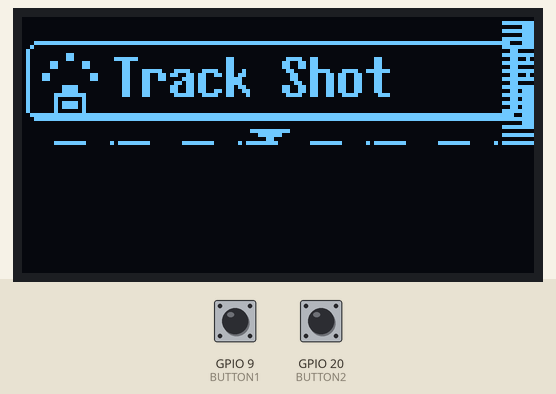
Recording of a sketch running on a simulated ESP32-S3. On the bench: 128×64 one-colour display. The test bench sets the inputs (shaded band); at power-on: GPIO 9 (BUTTON1) HIGH, GPIO 20 (BUTTON2) HIGH.

Above: at 1.2 s.
1.3 s: GPIO 9 (BUTTON1) pulled LOW for 3.2 s
At 4.2 s:
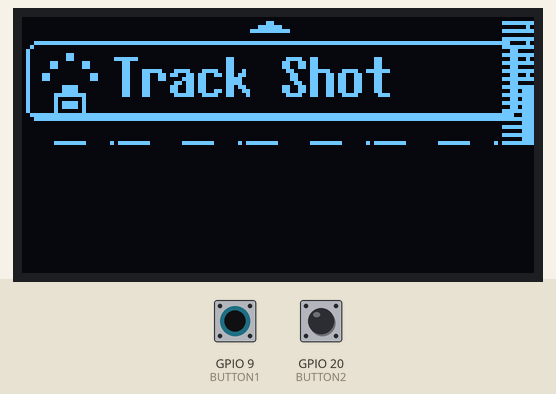
6.0 s: GPIO 20 (BUTTON2) pulled LOW for 1 s
At 8.2 s:
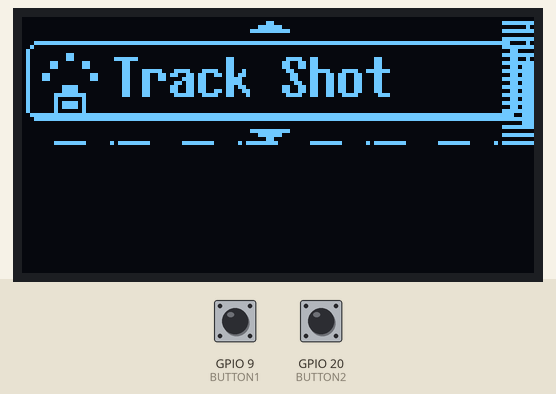
8.5 s: GPIO 9 (BUTTON1) pulled LOW for 1 s
At 8.68 s:
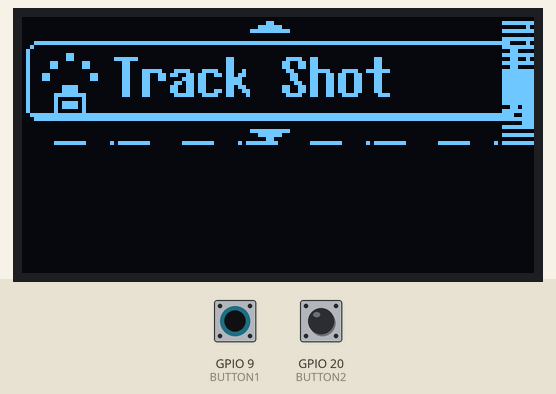
11.0 s: GPIO 20 (BUTTON2) pulled LOW for 0.15 s
At 11.1 s:
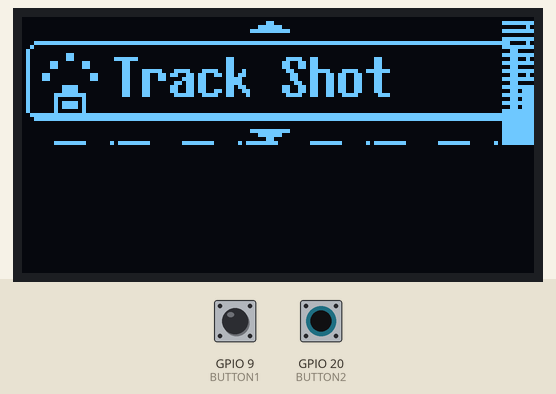
Timing chart, 0 to 13.6 s (numbered marks = the images above; inputs shaded):
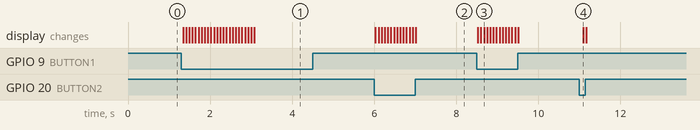

The sketch:

oled_ui_test.ino
```cpp
/*
 * ESP32 SSD1306 128x32 OLED using the modern U8g2 library
 *
 * Description: This is the recommended way to display a bitmap on an ESP32.
 *              It uses the U8g2 library, which is the successor to U8glib.

 */

// Core Arduino and the modern U8g2 library
#include <Arduino.h>
#include <U8g2lib.h>
#include <Wire.h>

// --- Pin Definitions ---
#define SDA 10
#define SCL 4

#define BUTTON1 9   // Down
#define BUTTON2 20  // Up
#define BUTTON3 2   // Select / Back (Hold)

// --- U8g2 Display Object Instantiation ---
// This is the correct constructor for an SSD1306 128x64 display using
// hardware I2C on the ESP32.
// U8G2_R0: No rotation
// U8X8_PIN_NONE: No reset pin is being used
// SCL, SDA: Your I2C pins
U8G2_SSD1306_128X64_NONAME_F_HW_I2C u8g2(U8G2_R0, /* reset=*/ U8X8_PIN_NONE, /* clock=*/ SCL, /* data=*/ SDA);


// --- BITMAP DATA (This format is compatible with U8g2) ---

// --- UI Elements ---
// 'item_outline', 128x32px
const unsigned char epd_bitmap_item_outline [] PROGMEM = {
	0x00, 0x00, 0x00, 0x00, 0x00, 0x00, 0x00, 0x00, 0x00, 0x00, 0x00, 0x00, 0x00, 0x00, 0x00, 0x00,
	0x00, 0x00, 0x00, 0x00, 0x00, 0x00, 0x00, 0x00, 0x00, 0x00, 0x00, 0x00, 0x00, 0x00, 0x00, 0x00,
	0x00, 0x00, 0x00, 0x00, 0x00, 0x00, 0x00, 0x00, 0x00, 0x00, 0x00, 0x00, 0x00, 0x00, 0x00, 0x00,
	0x00, 0x00, 0x00, 0x00, 0x00, 0x00, 0x00, 0x00, 0x00, 0x00, 0x00, 0x00, 0x00, 0x00, 0x00, 0x00,
	0x00, 0x00, 0x00, 0x00, 0x00, 0x00, 0x00, 0x00, 0x00, 0x00, 0x00, 0x00, 0x00, 0x00, 0x00, 0x00,
	0x00, 0x00, 0x00, 0x00, 0x00, 0x00, 0x00, 0x00, 0x00, 0x00, 0x00, 0x00, 0x00, 0x00, 0x00, 0x00,
	0xf8, 0xff, 0xff, 0xff, 0xff, 0xff, 0xff, 0xff, 0xff, 0xff, 0xff, 0xff, 0xff, 0xff, 0xff, 0x03,
	0x04, 0x00, 0x00, 0x00, 0x00, 0x00, 0x00, 0x00, 0x00, 0x00, 0x00, 0x00, 0x00, 0x00, 0x00, 0x04,
	0x02, 0x00, 0x00, 0x00, 0x00, 0x00, 0x00, 0x00, 0x00, 0x00, 0x00, 0x00, 0x00, 0x00, 0x00, 0x0c,
	0x02, 0x00, 0x00, 0x00, 0x00, 0x00, 0x00, 0x00, 0x00, 0x00, 0x00, 0x00, 0x00, 0x00, 0x00, 0x0c,
	0x02, 0x00, 0x00, 0x00, 0x00, 0x00, 0x00, 0x00, 0x00, 0x00, 0x00, 0x00, 0x00, 0x00, 0x00, 0x0c,
	0x02, 0x00, 0x00, 0x00, 0x00, 0x00, 0x00, 0x00, 0x00, 0x00, 0x00, 0x00, 0x00, 0x00, 0x00, 0x0c,
	0x02, 0x00, 0x00, 0x00, 0x00, 0x00, 0x00, 0x00, 0x00, 0x00, 0x00, 0x00, 0x00, 0x00, 0x00, 0x0c,
	0x02, 0x00, 0x00, 0x00, 0x00, 0x00, 0x00, 0x00, 0x00, 0x00, 0x00, 0x00, 0x00, 0x00, 0x00, 0x0c,
	0x02, 0x00, 0x00, 0x00, 0x00, 0x00, 0x00, 0x00, 0x00, 0x00, 0x00, 0x00, 0x00, 0x00, 0x00, 0x0c,
	0x02, 0x00, 0x00, 0x00, 0x00, 0x00, 0x00, 0x00, 0x00, 0x00, 0x00, 0x00, 0x00, 0x00, 0x00, 0x0c,
	0x02, 0x00, 0x00, 0x00, 0x00, 0x00, 0x00, 0x00, 0x00, 0x00, 0x00, 0x00, 0x00, 0x00, 0x00, 0x0c,
	0x02, 0x00, 0x00, 0x00, 0x00, 0x00, 0x00, 0x00, 0x00, 0x00, 0x00, 0x00, 0x00, 0x00, 0x00, 0x0c,
	0x02, 0x00, 0x00, 0x00, 0x00, 0x00, 0x00, 0x00, 0x00, 0x00, 0x00, 0x00, 0x00, 0x00, 0x00, 0x0c,
	0x02, 0x00, 0x00, 0x00, 0x00, 0x00, 0x00, 0x00, 0x00, 0x00, 0x00, 0x00, 0x00, 0x00, 0x00, 0x0c,
	0x02, 0x00, 0x00, 0x00, 0x00, 0x00, 0x00, 0x00, 0x00, 0x00, 0x00, 0x00, 0x00, 0x00, 0x00, 0x0c,
	0x02, 0x00, 0x00, 0x00, 0x00, 0x00, 0x00, 0x00, 0x00, 0x00, 0x00, 0x00, 0x00, 0x00, 0x00, 0x0c,
	0x02, 0x00, 0x00, 0x00, 0x00, 0x00, 0x00, 0x00, 0x00, 0x00, 0x00, 0x00, 0x00, 0x00, 0x00, 0x0c,
	0x02, 0x00, 0x00, 0x00, 0x00, 0x00, 0x00, 0x00, 0x00, 0x00, 0x00, 0x00, 0x00, 0x00, 0x00, 0x0c,
	0xfc, 0xff, 0xff, 0xff, 0xff, 0xff, 0xff, 0xff, 0xff, 0xff, 0xff, 0xff, 0xff, 0xff, 0xff, 0x07,
	0xf8, 0xff, 0xff, 0xff, 0xff, 0xff, 0xff, 0xff, 0xff, 0xff, 0xff, 0xff, 0xff, 0xff, 0xff, 0x03,
	0x00, 0x00, 0x00, 0x00, 0x00, 0x00, 0x00, 0x00, 0x00, 0x00, 0x00, 0x00, 0x00, 0x00, 0x00, 0x00,
	0x00, 0x00, 0x00, 0x00, 0x00, 0x00, 0x00, 0x00, 0x00, 0x00, 0x00, 0x00, 0x00, 0x00, 0x00, 0x00,
	0x00, 0x00, 0x00, 0x00, 0x00, 0x00, 0x00, 0x00, 0x00, 0x00, 0x00, 0x00, 0x00, 0x00, 0x00, 0x00,
	0x00, 0x00, 0x00, 0x00, 0x00, 0x00, 0x00, 0x00, 0x00, 0x00, 0x00, 0x00, 0x00, 0x00, 0x00, 0x00,
	0x00, 0x00, 0x00, 0x00, 0x00, 0x00, 0x00, 0x00, 0x00, 0x00, 0x00, 0x00, 0x00, 0x00, 0x00, 0x00
};
// 'scroll_bar', 16x8px
const unsigned char epd_bitmap_scroll_bar [] PROGMEM = {
	0x00, 0xff, 0x40, 0xff, 0x00, 0xff, 0x40, 0xff, 0x00, 0xff, 0x40, 0xff, 0x00, 0xff, 0x40, 0xff
};
// 'scroll_bar_knob', 16x8px
const unsigned char epd_bitmap_scroll_bar_knob [] PROGMEM = {
	0x00, 0xff, 0xe0, 0xff, 0xe0, 0xff, 0xe0, 0xff, 0xe0, 0xff, 0xe0, 0xff, 0x00, 0xff, 0x00, 0xff
};
// 'hierarchy_marker', 16x8px
const unsigned char epd_bitmap_hierarchy_marker [] PROGMEM = {
	0x0f, 0xff, 0x0f, 0xff, 0x00, 0xff, 0x00, 0xff, 0x80, 0xff, 0x00, 0xff, 0x02, 0xff, 0x80, 0xff
};

// --- Icons ---
// 'track_shot_icon', 16x8px
const unsigned char epd_bitmap_track_shot_icon [] PROGMEM = {
	0x00, 0x00, 0x80, 0x01, 0x80, 0x01, 0x18, 0x18, 0x18, 0x18, 0x00, 0x00, 0x06, 0x60, 0x06, 0x60
};
// 'battery_icon', 16x8px
const unsigned char epd_bitmap_battery_icon [] PROGMEM = {
	0x00, 0x00, 0xc0, 0x03, 0xc0, 0x03, 0xf0, 0x0f, 0x10, 0x08, 0xd0, 0x0b, 0xd0, 0x0b, 0x10, 0x08
};
// 'gps_icon', 16x8px
const unsigned char epd_bitmap_gps_icon [] PROGMEM = {
	0x38, 0x00, 0x04, 0x00, 0x32, 0x00, 0x09, 0x30, 0x25, 0x48, 0x15, 0x84, 0x80, 0x83, 0xc0, 0x43
};
// 'location_icon', 16x8px
const unsigned char epd_bitmap_location_icon [] PROGMEM = {
	0xc0, 0x07, 0x60, 0x0c, 0xb0, 0x1b, 0xd0, 0x17, 0xd0, 0x17, 0xd0, 0x17, 0xf0, 0x1f, 0xe0, 0x0f
};
// 'folder_icon', 16x8px
const unsigned char epd_bitmap_folder_icon [] PROGMEM = {
	0x00, 0x00, 0x3f, 0x00, 0xe1, 0x3f, 0x01, 0x20, 0x01, 0x20, 0x01, 0xff, 0x81, 0x80, 0x7d, 0x80
};
// 'settings_icon', 16x8px
const unsigned char epd_bitmap_settings_icon [] PROGMEM = {
	0x00, 0x00, 0x00, 0x00, 0x80, 0x01, 0x90, 0x09, 0xb8, 0x1d, 0xf0, 0x0f, 0x60, 0x06, 0x3c, 0x3c
};
// 'placeholder_icon', 16x8px
const unsigned char epd_bitmap_placeholder_icon [] PROGMEM = {
	0x00, 0x00, 0x00, 0x00, 0xf0, 0x07, 0xf0, 0x0f, 0x30, 0x0c, 0x30, 0x0c, 0x30, 0x0c, 0xf0, 0x0f
};

// --- Arrows ---
// 'up_arrow', 16x8px
const unsigned char epd_bitmap_up_arrow [] PROGMEM = {
	0x00, 0x00, 0x80, 0x01, 0xe0, 0x07, 0xf8, 0x1f, 0x00, 0x00, 0x00, 0x00, 0x00, 0x00, 0x00, 0x00
};
// 'down_arrow', 16x8px
const unsigned char epd_bitmap_down_arrow [] PROGMEM = {
	0x00, 0x00, 0x00, 0x00, 0x00, 0x00, 0x00, 0x00, 0xf8, 0x1f, 0xe0, 0x07, 0x80, 0x01, 0x00, 0x00
};

// Array of all bitmaps for convenience
const int epd_bitmap_allArray_LEN = 13;
const unsigned char* epd_bitmap_allArray[epd_bitmap_allArray_LEN] = {
	// UI Elements [0-3]
	epd_bitmap_item_outline,        // 0
	epd_bitmap_scroll_bar,          // 1
	epd_bitmap_scroll_bar_knob,     // 2
  epd_bitmap_hierarchy_marker,    // 3
	// Icons [4-10]
	epd_bitmap_track_shot_icon,     // 4
	epd_bitmap_battery_icon,        // 5
	epd_bitmap_gps_icon,            // 6
	epd_bitmap_location_icon,       // 7
	epd_bitmap_folder_icon,         // 8
	epd_bitmap_settings_icon,       // 9
	epd_bitmap_placeholder_icon,    // 10
	// Arrows [11-12]
	epd_bitmap_up_arrow,            // 11
	epd_bitmap_down_arrow           // 12
};

// Variable to store the Y position of the scrollbar knob
int knobY = 0;

void setup(void) {
  pinMode(BUTTON1, INPUT_PULLUP);
  pinMode(BUTTON2, INPUT_PULLUP);
  pinMode(BUTTON3, INPUT_PULLUP);
  u8g2.begin();
}

void loop(void) {
  // --- Check for Button Presses ---
  // If button 1 is pressed (LOW since it's INPUT_PULLUP), move knob down
  if (digitalRead(BUTTON1) == LOW) {
    knobY++;
  }
  // If button 2 is pressed, move knob up
  if (digitalRead(BUTTON2) == LOW) {
    knobY--;
  }

  // --- Constrain Knob Position ---
  // Ensure knobY doesn't go above the top limit (0)
  if (knobY < 0) {
    knobY = 0;
  }
  // Ensure knobY doesn't go below the bottom limit (24)
  if (knobY > 24) {
    knobY = 24;
  }

  // --- Redraw the entire screen ---
  u8g2.clearBuffer();
  u8g2.setBitmapMode(1); // Set transparent mode for overlapping bitmaps

  // Draw all the static background elements
  u8g2.drawXBM(0, 0, 128, 32, epd_bitmap_allArray[0]); // item_outline

  // Conditionally draw the Up arrow (hide if knob is at the top)
  if (knobY > 0) {
    u8g2.drawXBM(54, 0, 16, 8, epd_bitmap_allArray[11]); // up_arrow
  }

  // Conditionally draw the Down arrow (hide if knob is at the bottom)
  if (knobY < 24) {
    u8g2.drawXBM(54, 24, 16, 8, epd_bitmap_allArray[12]); // down_arrow
  }

  u8g2.drawXBM(120, 0, 8, 32, epd_bitmap_allArray[1]); // scroll_bar
  u8g2.drawXBM(4, 8, 16, 16, epd_bitmap_allArray[4]); // track_shot_icon

  // Draw the knob at its current 'knobY' position
  u8g2.drawXBM(120, knobY, 8, 8, epd_bitmap_allArray[2]); // scroll_bar_knob

  // Draw the text
  u8g2.setFont(u8g2_font_7x14B_tf);
  u8g2.drawStr(23, 20, "Track Shot");

  // Send the completed drawing to the display
  u8g2.sendBuffer();

  // Add a small delay for debouncing, so one press doesn't register many times
  delay(50);
}
```

Measured:
- after the input at 1.3 s, the display: first changes at once (image 1 shows a later state)
- after the input at 6.0 s, the display: first changes at once (image 2 shows a later state)
- after the input at 8.5 s, the display: first changes at once (image 3 shows a later state)
- after the input at 11.0 s, the display: changes after 0.10 s (image 4)
